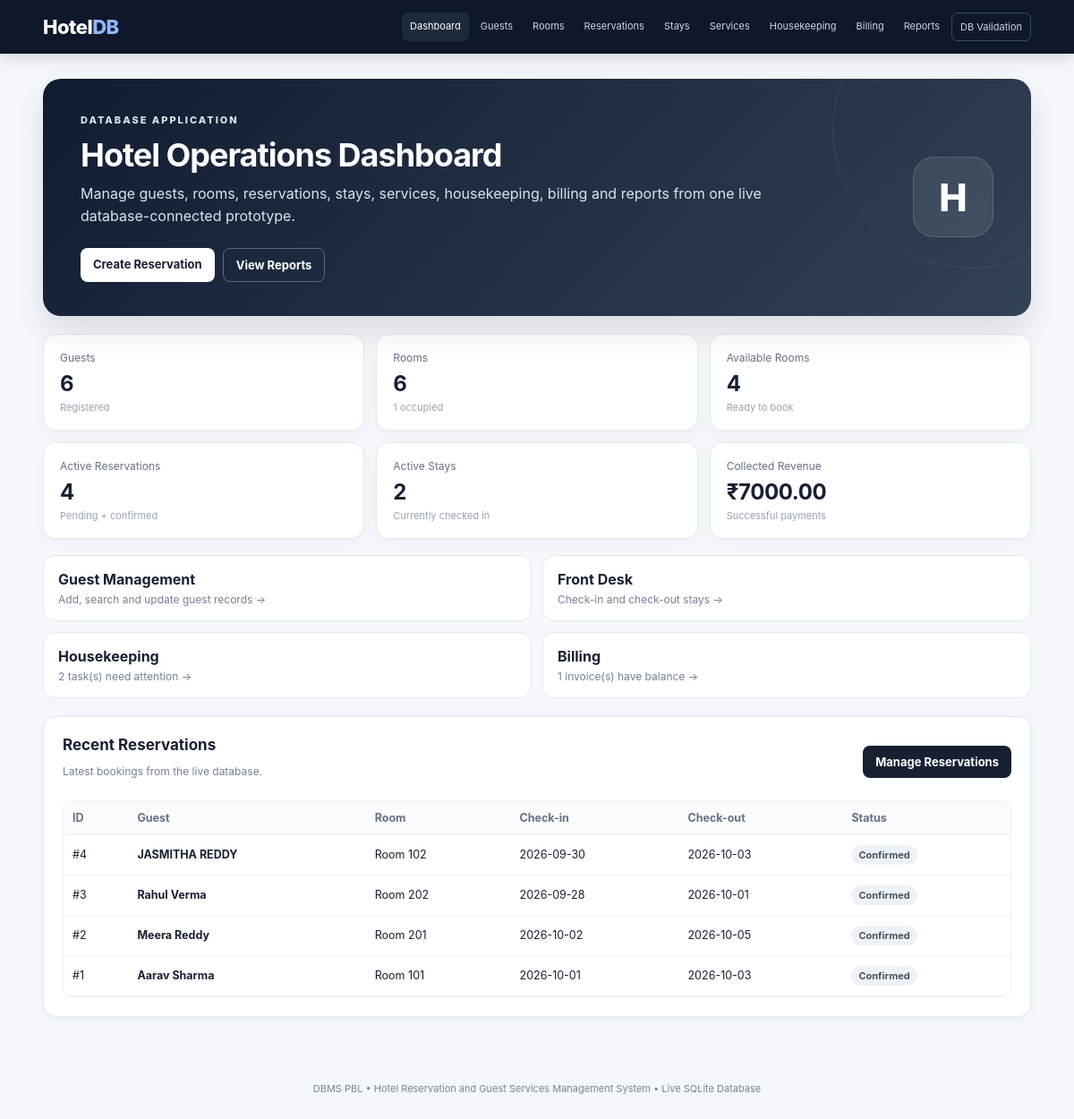
The page / on the database its author committed.
### tables this page shows
CREATE TABLE reservation (
    reservation_id INTEGER PRIMARY KEY AUTOINCREMENT,
    guest_id INTEGER NOT NULL,
    room_id INTEGER NOT NULL,
    rate_plan_id INTEGER NOT NULL,
    reservation_date TEXT NOT NULL DEFAULT CURRENT_DATE,
    check_in_date TEXT NOT NULL,
    check_out_date TEXT NOT NULL,
    number_of_guests INTEGER NOT NULL CHECK (number_of_guests > 0),
    status TEXT NOT NULL DEFAULT 'Confirmed'
        CHECK (status IN ('Pending','Confirmed','Cancelled','Completed')),
    FOREIGN KEY (guest_id) REFERENCES guest(guest_id),
    FOREIGN KEY (room_id) REFERENCES room(room_id),
    FOREIGN KEY (rate_plan_id) REFERENCES rate_plan(rate_plan_id),
    CHECK (date(check_out_date) > date(check_in_date))
);

CREATE TABLE room (
    room_id INTEGER PRIMARY KEY AUTOINCREMENT,
    room_number TEXT NOT NULL UNIQUE,
    room_type_id INTEGER NOT NULL,
    floor INTEGER NOT NULL CHECK (floor >= 0),
    status TEXT NOT NULL DEFAULT 'Available'
        CHECK (status IN ('Available','Occupied','Maintenance','Cleaning')),
    FOREIGN KEY (room_type_id) REFERENCES room_type(room_type_id)
);

### app.py (the view)
@app.route("/")
def dashboard():
    stats = {
        "guests": scalar("SELECT COUNT(*) FROM guest"),
        "rooms": scalar("SELECT COUNT(*) FROM room"),
        "available": scalar("SELECT COUNT(*) FROM room WHERE status='Available'"),
        "occupied": scalar("SELECT COUNT(*) FROM room WHERE status='Occupied'"),
        "reservations": scalar("SELECT COUNT(*) FROM reservation WHERE status IN ('Pending','Confirmed')"),
        "active_stays": scalar("SELECT COUNT(*) FROM stay WHERE status='Active'"),
        "housekeeping": scalar("SELECT COUNT(*) FROM housekeeping_task WHERE status IN ('Pending','In Progress')"),
        "outstanding": scalar("""SELECT COUNT(*) FROM invoice i
            WHERE i.total_amount > COALESCE((SELECT SUM(p.amount) FROM payment p
            WHERE p.invoice_id=i.invoice_id AND p.status='Successful'),0)"""),
        "revenue": scalar("SELECT COALESCE(SUM(amount),0) FROM payment WHERE status='Successful'")
    }
    recent = rows("""SELECT rs.reservation_id,
                     g.first_name || ' ' || g.last_name AS guest_name,
                     r.room_number, rs.check_in_date, rs.check_out_date, rs.status
                     FROM reservation rs
                     JOIN guest g ON rs.guest_id=g.guest_id
                     JOIN room r ON rs.room_id=r.room_id
                     ORDER BY rs.reservation_id DESC LIMIT 8""")
    return render_template("dashboard.html", stats=stats, recent=recent)

### app.py (called while the page is built)
def get_db():
    conn = sqlite3.connect(DB_PATH)
    conn.row_factory = sqlite3.Row
    conn.execute("PRAGMA foreign_keys = ON")
    return conn

def rows(sql, params=()):
    conn = get_db()
    result = conn.execute(sql, params).fetchall()
    conn.close()
    return result

def scalar(sql, params=()):
    conn = get_db()
    value = conn.execute(sql, params).fetchone()[0]
    conn.close()
    return value

@app.context_processor
def common():
    return {"today": date.today().isoformat()}

### app/templates/dashboard.html
{% extends 'base.html' %}{% block title %}Dashboard{% endblock %}
{% block content %}
<section class="hero">
  <div>
    <p class="eyebrow">DATABASE APPLICATION</p>
    <h1>Hotel Operations Dashboard</h1>
    <p>Manage guests, rooms, reservations, stays, services, housekeeping, billing and reports from one live database-connected prototype.</p>
    <div class="hero-actions"><a class="button light" href="/reservations">Create Reservation</a><a class="button ghost" href="/reports">View Reports</a></div>
  </div>
  <div class="hero-mark">H</div>
</section>
<div class="cards dashboard-cards">
  <div class="card"><span>Guests</span><strong>{{stats.guests}}</strong><small>Registered</small></div>
  <div class="card"><span>Rooms</span><strong>{{stats.rooms}}</strong><small>{{stats.occupied}} occupied</small></div>
  <div class="card"><span>Available Rooms</span><strong>{{stats.available}}</strong><small>Ready to book</small></div>
  <div class="card"><span>Active Reservations</span><strong>{{stats.reservations}}</strong><small>Pending + confirmed</small></div>
  <div class="card"><span>Active Stays</span><strong>{{stats.active_stays}}</strong><small>Currently checked in</small></div>
  <div class="card"><span>Collected Revenue</span><strong>₹{{'%.2f'|format(stats.revenue)}}</strong><small>Successful payments</small></div>
</div>
<div class="quick-grid">
  <a href="/guests" class="quick-card"><b>Guest Management</b><span>Add, search and update guest records →</span></a>
  <a href="/stays" class="quick-card"><b>Front Desk</b><span>Check-in and check-out stays →</span></a>
  <a href="/housekeeping" class="quick-card"><b>Housekeeping</b><span>{{stats.housekeeping}} task(s) need attention →</span></a>
  <a href="/billing" class="quick-card"><b>Billing</b><span>{{stats.outstanding}} invoice(s) have balance →</span></a>
</div>
<section class="panel">
  <div class="panel-head"><div><h2>Recent Reservations</h2><p class="muted">Latest bookings from the live database.</p></div><a class="button" href="/reservations">Manage Reservations</a></div>
  <div class="table-wrap"><table><thead><tr><th>ID</th><th>Guest</th><th>Room</th><th>Check-in</th><th>Check-out</th><th>Status</th></tr></thead><tbody>
  {% for r in recent %}<tr><td>#{{r.reservation_id}}</td><td><strong>{{r.guest_name}}</strong></td><td>Room {{r.room_number}}</td><td>{{r.check_in_date}}</td><td>{{r.check_out_date}}</td><td><span class="status {{r.status|lower|replace(' ','-')}}">{{r.status}}</span></td></tr>
  {% else %}<tr><td colspan="6" class="empty">No reservations yet.</td></tr>{% endfor %}
  </tbody></table></div>
</section>
{% endblock %}

### app/templates/base.html (shortened to what this page needs)
<!doctype html>
<html lang="en">
<head>
<link rel="stylesheet" href="{{ url_for('static', filename='style.css') }}">
</head>
<body>
<header class="topbar">
  <div class="brand-wrap">
    <a class="brand" href="/">Hotel<span>DB</span></a>
  </div>
  <nav>
    <a href="/" class="nav-main">Dashboard</a>
    <a href="/guests">Guests</a>
    <a href="/rooms">Rooms</a>
    <a href="/reservations">Reservations</a>
    <a href="/stays">Stays</a>
    <a href="/services">Services</a>
    <a href="/housekeeping">Housekeeping</a>
    <a href="/billing">Billing</a>
    <a href="/reports">Reports</a>
    <a href="/database-validation" class="nav-outline">DB Validation</a>
  </nav>
</header>
<main class="container">
{% block content %}{% endblock %}
</main>
<footer>DBMS PBL • Hotel Reservation and Guest Services Management System • Live SQLite Database</footer>
</body>
</html>

### app/static/style.css (style rules this page uses)
* { box-sizing:border-box }
html { scroll-behavior:smooth }
body { margin:0;font-family:Inter,Segoe UI,Arial,sans-serif;background:#f4f7fb;color:#172033 }
.topbar { background:#0f172a;color:#fff;display:flex;align-items:center;justify-content:space-between;gap:24px;padding:14px 4%;position:sticky;top:0;z-index:20;box-shadow:0 5px 18px rgba(15,23,42,.14) }
.brand-wrap { display:flex;align-items:center;gap:12px;min-width:255px }
.brand { font-size:22px;font-weight:850;color:#fff;text-decoration:none;letter-spacing:-.5px }
.brand span { color:#8fb7ff }
nav { display:flex;gap:4px;flex-wrap:wrap;justify-content:flex-end }
nav a { color:#cbd5e1;text-decoration:none;font-size:12px;padding:8px 9px;border-radius:7px }
nav a:hover,.nav-main { background:#1e293b;color:#fff }
.nav-outline { border:1px solid #3b4b64 }
.container { width:92%;max-width:1450px;margin:28px auto 45px }
.hero { background:linear-gradient(135deg,#111c31 0%,#334155 100%);color:#fff;padding:38px 42px;border-radius:20px;margin-bottom:20px;display:flex;justify-content:space-between;align-items:center;overflow:hidden;position:relative;box-shadow:0 16px 35px rgba(15,23,42,.12) }
.hero:after { content:"";position:absolute;width:310px;height:310px;border:1px solid rgba(255,255,255,.08);border-radius:50%;right:-90px;top:-100px }
.hero h1 { margin:7px 0 9px;font-size:36px;letter-spacing:-1px }
.hero p { max-width:820px;color:#dbe3ef;line-height:1.6;margin:0 }
.hero-mark { width:90px;height:90px;border-radius:24px;background:rgba(255,255,255,.09);border:1px solid rgba(255,255,255,.14);display:grid;place-items:center;font-size:42px;font-weight:800;z-index:1 }
.eyebrow { font-size:11px;letter-spacing:2px;color:#a9bedc;font-weight:800;margin:0 }
.hero-actions { display:flex;gap:9px;margin-top:22px }
.button { border:0;background:#172033;color:#fff;padding:10px 14px;border-radius:8px;cursor:pointer;text-decoration:none;font-size:13px;display:inline-block;font-weight:650;transition:.15s }
.button.light { background:#fff;color:#172033 }
.button.ghost { background:transparent;border:1px solid rgba(255,255,255,.3) }
.cards { display:grid;grid-template-columns:repeat(6,1fr);gap:13px;margin-bottom:18px }
.card { background:#fff;border:1px solid #e3e8f0;border-radius:14px;padding:18px;box-shadow:0 5px 16px rgba(20,30,50,.04) }
.card span { display:block;color:#667085;font-size:12px }
.card strong { display:block;font-size:24px;margin-top:7px;letter-spacing:-.4px }
.card small { display:block;color:#98a2b3;margin-top:5px;font-size:11px }
.quick-grid { display:grid;grid-template-columns:repeat(4,1fr);gap:12px;margin-bottom:20px }
.quick-card { background:#fff;border:1px solid #e3e8f0;border-radius:13px;padding:16px;text-decoration:none;color:#172033;display:flex;flex-direction:column;gap:5px;transition:.15s }
.quick-card span,.muted { color:#748097;font-size:12px }
.panel { background:#fff;border:1px solid #e2e7ef;border-radius:14px;padding:21px;margin:18px 0;box-shadow:0 4px 15px rgba(20,30,50,.035) }
.panel h2 { margin:0 0 6px;font-size:17px }
.panel-head,.section-heading { display:flex;justify-content:space-between;align-items:center;gap:15px;margin-bottom:13px }
table { border-collapse:collapse;width:100%;font-size:12.5px }
th,td { text-align:left;padding:11px 10px;border-bottom:1px solid #edf0f4;vertical-align:middle }
th { color:#667085;background:#fafbfc;font-weight:700;position:sticky;top:0 }
.table-wrap { overflow:auto;border:1px solid #edf0f4;border-radius:10px }
.status { display:inline-flex;padding:4px 8px;border-radius:999px;background:#eef2f7;color:#475467;font-size:11px;font-weight:700;white-space:nowrap }
footer { text-align:center;color:#7a8495;padding:28px;font-size:11px }
@media (max-width:1250px) { .cards { grid-template-columns:repeat(3,1fr) } }
@media (max-width:1250px) { nav a { font-size:11px } }
@media (max-width:1250px) { .quick-grid { grid-template-columns:repeat(2,1fr) } }

### rows shown on the page
reservation: reservation_id "4", guest_name "JASMITHA REDDY", room_number "102", check_in_date "2026-09-30", check_out_date "2026-10-03", status "Confirmed"
reservation: reservation_id "3", guest_name "Rahul Verma", room_number "202", check_in_date "2026-09-28", check_out_date "2026-10-01", status "Confirmed"
reservation: reservation_id "2", guest_name "Meera Reddy", room_number "201", check_in_date "2026-10-02", check_out_date "2026-10-05", status "Confirmed"
reservation: reservation_id "1", guest_name "Aarav Sharma", room_number "101", check_in_date "2026-10-01", check_out_date "2026-10-03", status "Confirmed"

### other values the page prints
{{ stats.guests }} "6"
{{ stats.rooms }} "6"
{{ stats.occupied }} "1"
{{ stats.available }} "4"
{{ stats.reservations }} "4"
{{ stats.active_stays }} "2"
{{ '%.2f'|format(stats.revenue) }} "7000.00"
{{ stats.housekeeping }} "2"
{{ stats.outstanding }} "1"
